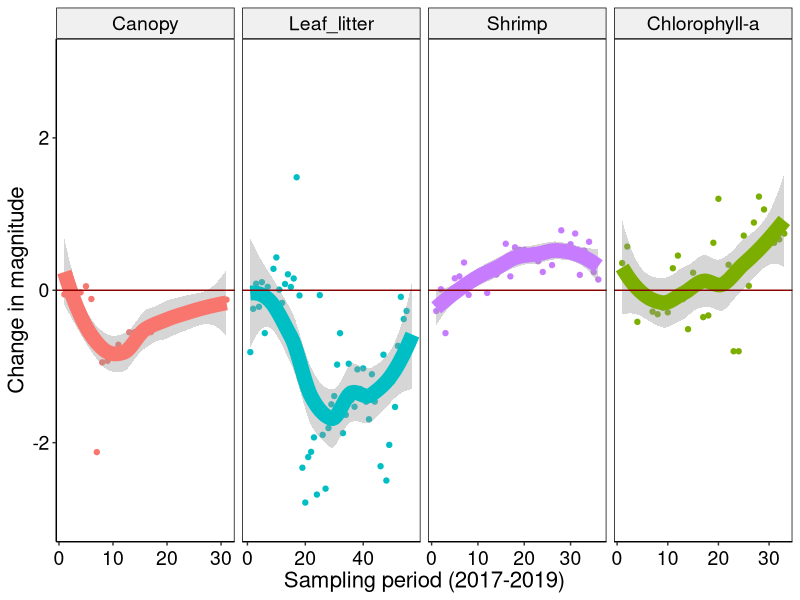
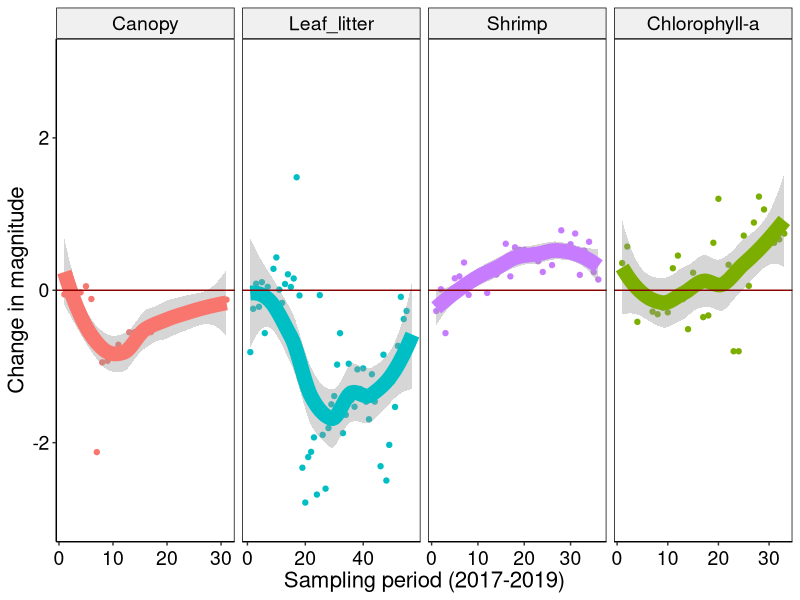

These figures' R source, in order: (Note: this script raises an error after producing the figures.)




#--------------------------------------------
# QPA regression
# 21 May 2020
#PEGF
#--------------------------------------------
#


library(modelr)
library(ggplot2)
library(dplyr)
library(patchwork)

QPAregression<- read.csv("00 QPA regressions.csv")
QPAregression

QPAregression$variable_f = factor(QPAregression$variable, levels=c('Canopy','Leaf_litter','Shrimp',
                                                                   'Chlorophyll-a','Macroinvertebrates'))

RegressionQPA <- ggplot(QPAregression, aes(Time, 
                                     value,
                                     color=variable)) + 
  #   annotate("rect", xmin = 0, xmax = 8, ymin = -Inf, ymax = Inf, alpha = 0.4, fill = "lightblue") +
  
  geom_point() +
  geom_smooth(se = T, size=5)  + 

  geom_hline(yintercept = 0, color="darkred") +

  xlab('Sampling period (2017-2019)') + ylab("Change in magnitude") + 
  theme(axis.title.x = element_text(size = 16, angle = 0)) + # axis x
  theme(axis.title.y = element_text(size = 16, angle = 90)) + # axis 7
  theme(axis.text.x=element_text(angle=0, size=14, vjust=0.5, color="black")) + #subaxis x
  theme(axis.text.y=element_text(angle=0, size=14, vjust=0.5, color="black")) + #subaxis y
  
  ylim(-3,3) + 
#  annotate("text", x = 5, y = 2.5, label = "Increase",colour = "black", size = 6,angle = 90) +
#  annotate("text", x = 5, y = -2.5, label = "Decrease",colour = "black", size = 6,angle = 90) +
  
  #theme(legend.title=element_blank())+
  #theme(legend.text = element_text(size=20)) +
  theme(legend.position="none")+
  
  theme(panel.grid.major = element_blank(), panel.grid.minor = element_blank(),
        panel.background = element_blank(), axis.line = element_line(colour = "black")) +
  theme(panel.border = element_rect(colour = "black", fill=NA, size=0.5)) +
  
  theme(strip.text.x  = element_text(size = 14, colour = "black", angle = 0)) +
  theme(strip.background = element_rect(colour = "black", fill = "grey94")) +
  
  facet_grid(~ variable_f, scales="free_x")

RegressionQPA

RegressionQPA + ggsave("TrajectoriesQPA.jpeg", width=10, height=6,dpi=600)  
